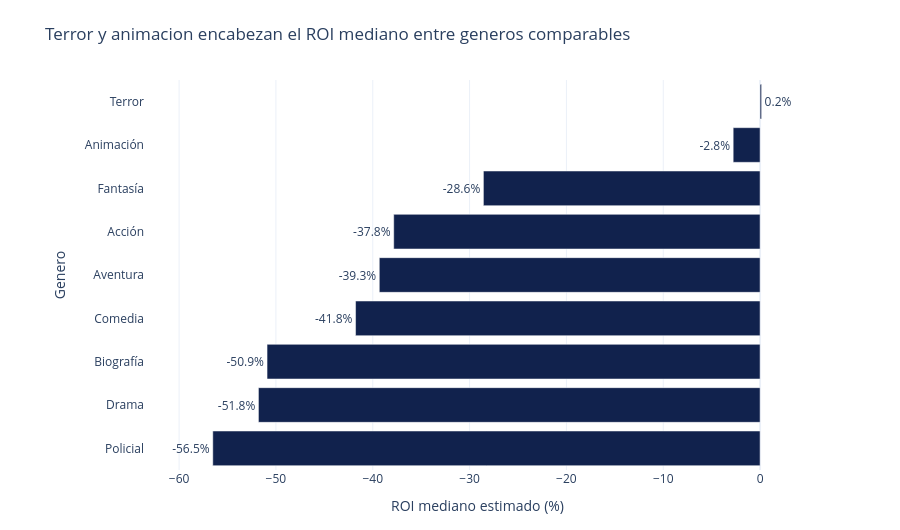

Here is the notebook cell this chart was saved with:
### Markdown cell above
## 4.3 Retorno mediano por genero

### Code cell
generos_grafico = comparables.sort_values('roi_mediano_pct')

figura_generos = px.bar(
    generos_grafico, x='roi_mediano_pct', y='genero',
    orientation='h', text='roi_mediano_pct',
    hover_data=['peliculas','fracaso_pct','roi_peor_decil_pct'],
    color_discrete_sequence=[AZUL_GRAFICO],
    labels={'roi_mediano_pct':'ROI mediano estimado (%)',
            'genero':'Genero',
            'peliculas':'Peliculas',
            'fracaso_pct':'Fracaso segun 2,5× (%)',
            'roi_peor_decil_pct':'ROI medio del peor decil (%)'},
    title='Terror y animacion encabezan el ROI mediano entre generos comparables')
figura_generos.update_traces(texttemplate='%{text:.1f}%',
                             textposition='outside', cliponaxis=False)
limite_izquierdo = min(-60, generos_grafico.roi_mediano_pct.min() - 7)
limite_derecho = max(5, generos_grafico.roi_mediano_pct.max() + 5)
figura_generos.update_xaxes(range=[limite_izquierdo, limite_derecho])
figura_generos.update_layout(height=530,
                             margin={'l':145,'r':90,'t':80,'b':60})
figura_generos.write_html(carpeta_salidas / 'generos_interactivo.html', include_plotlyjs='cdn')
figura_generos.show()

print('Generos mostrados:', len(generos_grafico),
      '| minimo por genero:', MIN_PELICULAS_COMPARABLES)

### Figure 1 — Plotly figure (JSON) as saved in the notebook; plotly's stock layout.template omitted (floating-point values rounded to 4 significant figures)
{"data": [{"cliponaxis": false, "customdata": [[385.0, 71.17, -97.34], [829.0, 65.02, -97.96], [307.0, 68.4, -95.56], [1408.0, 62.86, -95.68], [317.0, 61.51, -96.35], [1378.0, 62.77, -93.18], [42.0, 57.14, -96.06], [272.0, 41.91, -89.08], [236.0, 42.8, -92.81]], "hovertemplate": "ROI mediano estimado (%)=%{text}<br>Genero=%{y}<br>Peliculas=%{customdata[0]}<br>Fracaso segun 2,5× (%)=%{customdata[1]}<br>ROI medio del peor decil (%)=%{customdata[2]}<extra></extra>", "legendgroup": "", "marker": {"color": "#11224D", "pattern": {"shape": ""}}, "name": "", "orientation": "h", "showlegend": false, "text": [-56.52, -51.81, -50.92, -41.78, -39.32, -37.84, -28.57, -2.778, 0.1551], "textposition": "outside", "texttemplate": "%{text:.1f}%", "type": "bar", "x": [-56.52, -51.81, -50.92, -41.78, -39.32, -37.84, -28.57, -2.778, 0.1551], "xaxis": "x", "y": ["Policial", "Drama", "Biografía", "Comedia", "Aventura", "Acción", "Fantasía", "Animación", "Terror"], "yaxis": "y"}], "layout": {"barmode": "relative", "height": 530, "legend": {"tracegroupgap": 0}, "margin": {"b": 60, "l": 145, "r": 90, "t": 80}, "title": {"text": "Terror y animacion encabezan el ROI mediano entre generos comparables"}, "xaxis": {"anchor": "y", "domain": [0, 1], "range": [-63.52, 5.155], "title": {"text": "ROI mediano estimado (%)"}}, "yaxis": {"anchor": "x", "domain": [0, 1], "title": {"text": "Genero"}}}}
